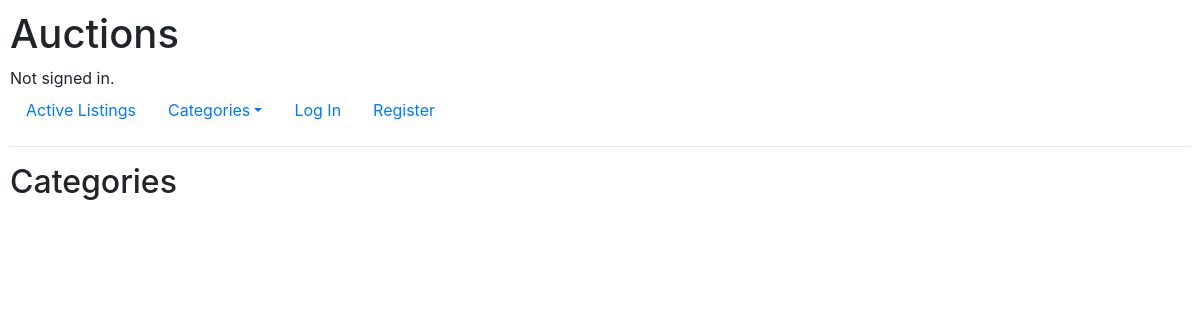
The page /categories on the database as committed earlier.
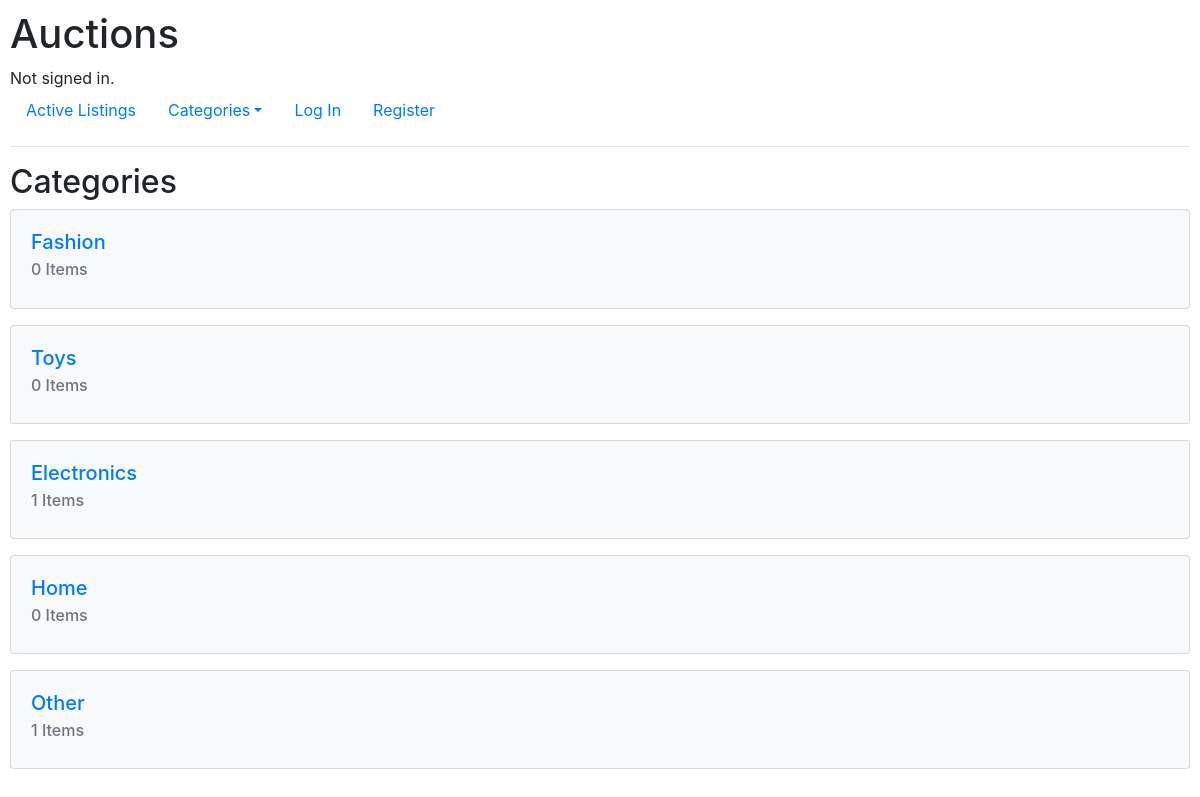
The same page on the database as committed later.
### auctions/models.py (models this page shows)
class Category(models.Model):
    name = models.CharField(max_length=64)
    def __str__(self):
        return f"{self.name}"

### auctions/views.py (the view)
# urls.py: path("categories", views.categories, name="categories"),
def categories(request):
    return render(request, "auctions/categories.html", {
        "categories": Category.objects.all()
    })

### auctions/templates/auctions/categories.html
{% extends "auctions/layout.html" %}
{% block body %}
    <h2>Categories</h2>
    {% for category in categories %}
    <div class="card mb-3 bg-light" >
        <div class="row no-gutters">
            <div class="col-md-8">
                <div class="card-body">
                    <a href="{% url 'category' category.id %}"><h5 class="card-title">{{ category }}</h5></a>
                    <h6 class="card-subtitle mb-2 text-muted">{{ category.listings.count }} Items</h6>
                </div>
            </div>
        </div>
    </div>
    {% endfor %}
{% endblock %}

### auctions/templates/auctions/layout.html (shortened to what this page needs)
{% load static %}
{% load extras %}
<!DOCTYPE html>
<html lang="en">
    <head>
        <link rel="stylesheet" href="https://stackpath.bootstrapcdn.com/bootstrap/4.4.1/css/bootstrap.min.css">
        <link href="{% static 'auctions/styles.css' %}" rel="stylesheet">
    </head>
    <body>
        <h1>Auctions</h1>
        <div>
            {% if user.is_authenticated %}
                Signed in as <strong>{{ user.username }}</strong>.
            {% else %}
                Not signed in.
            {% endif %}
        </div>
        <ul class="nav">
            <li class="nav-item">
                <a class="nav-link" href="{% url 'index' %}">Active Listings</a>
            </li>
            <li class="nav-item dropdown">
                <a class="nav-link dropdown-toggle" data-toggle="dropdown" href="{% url 'categories' %}" role="button" aria-haspopup="true" aria-expanded="false">Categories</a>
            </li>
            {% if user.is_authenticated %}
                <li class="nav-item">
                    <a class="nav-link" href="{% url 'new_listing' %}">Create New Listing</a>
                </li>
                <li class="nav-item">
                    <a class="nav-link" href="{% url 'logout' %}">Log Out</a>
                </li>
            {% else %}
                <li class="nav-item">
                    <a class="nav-link" href="{% url 'login' %}">Log In</a>
                </li>
                <li class="nav-item">
                    <a class="nav-link" href="{% url 'register' %}">Register</a>
                </li>
            {% endif %}
        </ul>
        <hr>
        {% block body %}
        {% endblock %}
    </body>
</html>

### auctions/static/auctions/styles.css (style rules this page uses)
body { padding: 10px; }

Rows that differ between the two databases and show on the page:
added Category: name "Fashion", listings.count "0"
added Category: name "Toys", listings.count "0"
added Category: name "Electronics", listings.count "1"
added Category: name "Home", listings.count "0"
added Category: name "Other", listings.count "1"
